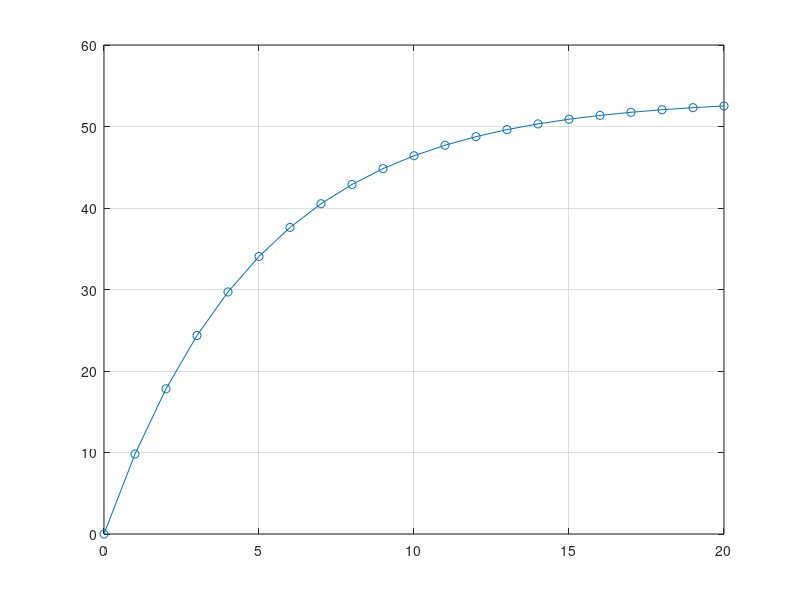

This chart was generated by the following MATLAB code:
clc
clear

m = 68.1;
c = 12.5; 
g = 9.81;
%زمن
t = 0 : 1 : 20;
v = zeros(1,length(t));
v(1) = 0 ;

for i = 1 : length(t)-1
    v(i+1) = v(i) + ( ( g - (c/m) * v(i) ) * ( t(i+1) - t(i) ) );
end
disp(v);
plot(t,v,'-o');
grid on 